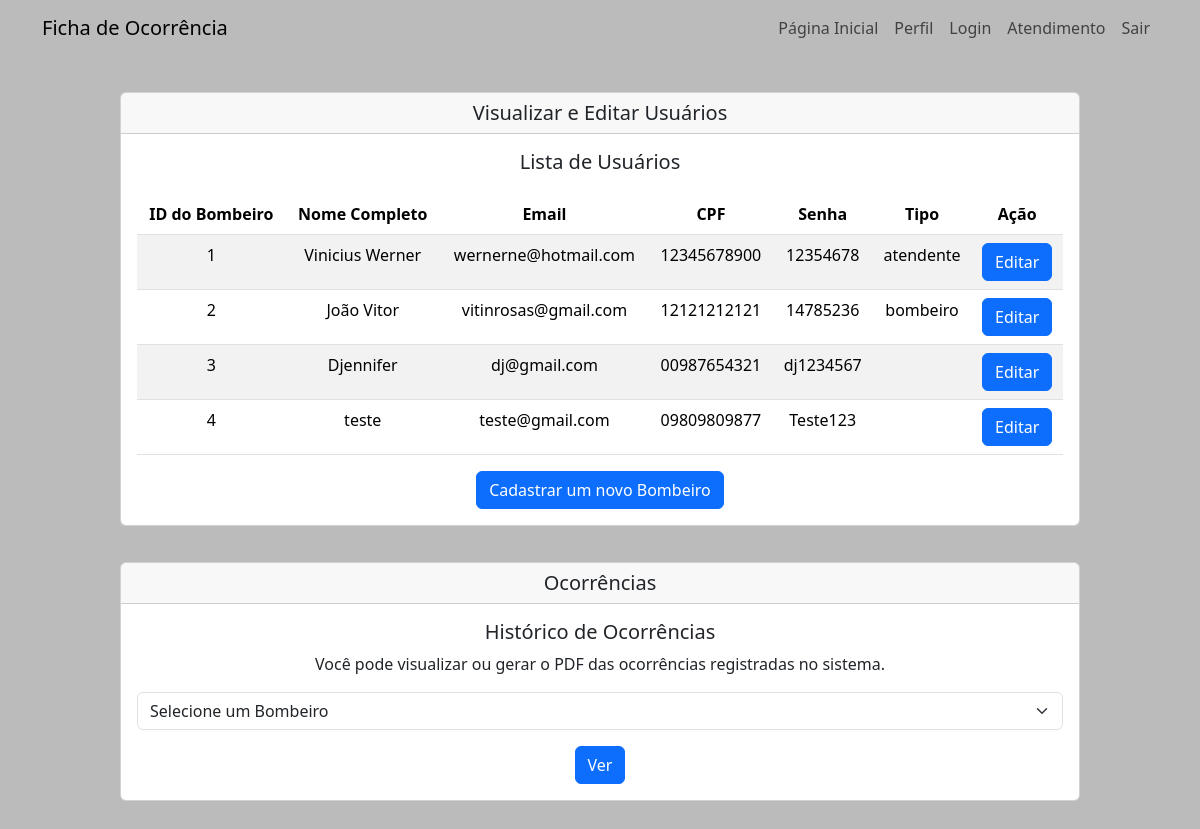
The app's page /atendente.php (signed in) with its own data.
### tables this page shows
CREATE TABLE `usuarios` (
  `id` int(11) NOT NULL,
  `nome_completo` varchar(255) NOT NULL,
  `email` varchar(255) NOT NULL,
  `cpf` varchar(11) NOT NULL,
  `senha` varchar(255) NOT NULL,
  `tipo` varchar(15) NOT NULL
);

### atendente.php (the view, shortened to what this page needs)
<?php
function conectarBancoDeDados() {
    $servername = "localhost";
    $username = "root";
    $password = "";
    $database = "sa_bombeiros";
    $conn = new mysqli($servername, $username, $password, $database);
    return $conn;
}
$conn = conectarBancoDeDados();
$usuariosQuery = "SELECT id, nome_completo, email, cpf, senha, tipo FROM usuarios";
$usuariosResult = $conn->query($usuariosQuery);
?>
<!DOCTYPE html>
<html lang="pt-br">
<head>
    <link href="https://cdn.jsdelivr.net/npm/bootstrap@5.3.2/dist/css/bootstrap.min.css" rel="stylesheet"
>
</head>
<body>
<nav id="navbarra" class="navbar navbar-expand-lg d-none d-lg-block">
        <div class="container">
            <a class="navbar-brand mb-0 h1" href="index.php">Ficha de Ocorrência</a>
            <ul class="navbar-nav ml-auto">
                <li class="nav-item">
                    <a class="nav-link" href="index.php">Página Inicial</a>
                </li>
                <li class="nav-item">
                    <a class="nav-link" href="perfil.php">Perfil</a>
                </li>
                <li class="nav-item">
                    <a class="nav-link" href="login.html">Login</a>
                </li>
                <li class="nav-item">
                    <a class="nav-link" href="atendente.php">Atendimento</a>
                </li>
                <form action="logout.php" method="post">
                    <input type="submit" name="logout" value="Sair" class="logout-button nav-link" />
                </form>
            </ul>
        </div>
    </nav>
    <div class="atend">
        <div class="card">
            <h5 class="card-header">Visualizar e Editar Usuários</h5>
            <div class="card-body">
                <h5 class="card-title" id="card-title">Lista de Usuários</h5>
                <table class="table table-striped sm-col-6">
                    <thead>
                        <tr>
                            <th>ID do Bombeiro</th>
                            <th>Nome Completo</th>
                            <th>Email</th>
                            <th>CPF</th>
                            <th>Senha</th>
                            <th>Tipo</th>
                            <th>Ação</th>
                        </tr>
                    </thead>
                    <tbody>
                        <?php
                        if ($usuariosResult->num_rows > 0) {
                            while ($row = $usuariosResult->fetch_assoc()) {
                                echo "<tr>";
                                echo "<td>" . $row["id"] . "</td>";
                                echo "<td>" . $row["nome_completo"] . "</td>";
                                echo "<td>" . $row["email"] . "</td>";
                                echo "<td>" . $row["cpf"] . "</td>";
                                echo "<td>" . $row["senha"] . "</td>";
                                echo "<td>" . $row["tipo"] . "</td>";
                                echo '<td><a href="?edit=' . $row["id"] . '" class="btn btn-primary">Editar</a></td>';
                                echo "</tr>";
                            }
                        } else {
                            echo "<tr><td colspan='7'>Nenhum usuário encontrado.</td></tr>";
                        }
                        ?>
                    </tbody>
                </table>
                <a href="cadastro.html"><button class="btn btn-primary">Cadastrar um novo Bombeiro</button></a>
            </div>
        </div>
    </div>
    <div class="card">
        <h5 class="card-header">Ocorrências</h5>
        <div class="card-body">
            <h5 class="card-title" id="card-title">Histórico de Ocorrências</h5>
            <p class="card-text">Você pode visualizar ou gerar o PDF das ocorrências registradas no sistema.</p>
            <select id="bombeiroSelect" class="form-select mb-3">
                <option value="">Selecione um Bombeiro</option>
            </select>
            <a href="buscar_ocorrencias.php"><button class="btn btn-primary" id="ver-button">Ver</button></a>
        </div>
    </div>
</body>
</html>

### atendente.php (style rules this page uses)
body { background-color: rgba(67, 67, 67, 0.361); }
.card-header { text-align: center; }
.card { width: 80%; margin: 3% auto; }
#card-title { text-align: center; }
.card-body { text-align: center; }
.table { margin-top: 20px; }

### records on screen
usuarios: id "1", nome_completo "Vinicius Werner", email "wernerne@hotmail.com", cpf "12345678900", senha "12354678", tipo "atendente"
usuarios: id "2", nome_completo "João Vitor", email "vitinrosas@gmail.com", cpf "12121212121", senha "14785236", tipo "bombeiro"
usuarios: id "3", nome_completo "Djennifer", email "dj@gmail.com", cpf "00987654321", senha "dj1234567"
usuarios: id "4", nome_completo "teste", email "teste@gmail.com", cpf "09809809877", senha "Teste123"
